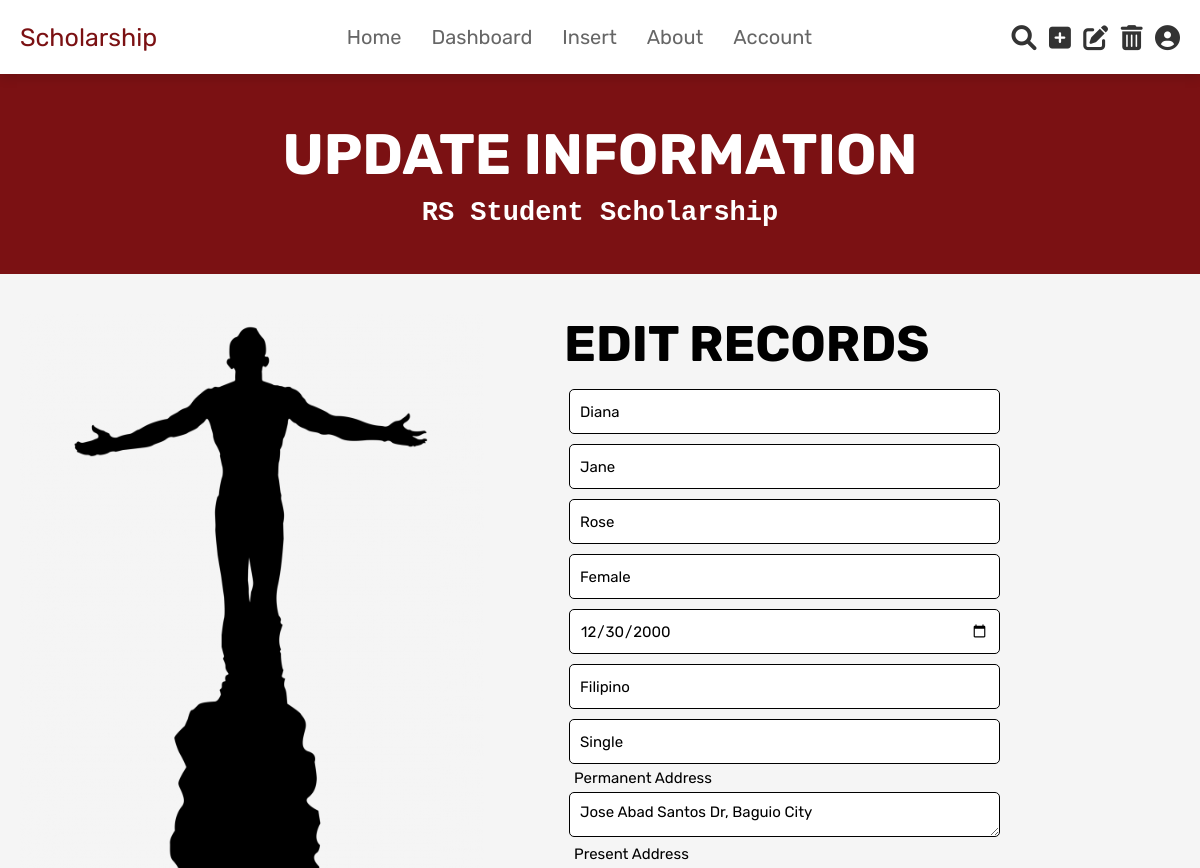
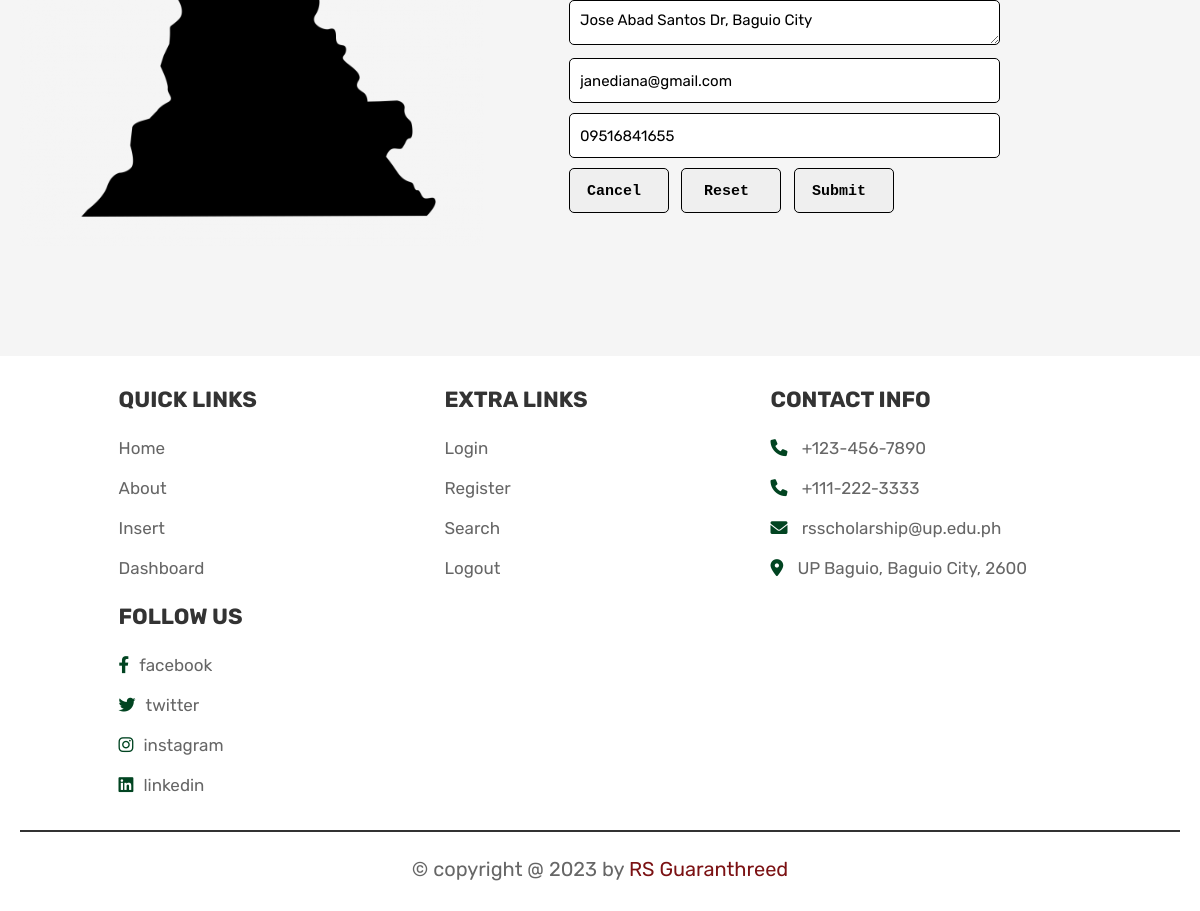
Page /updating-basic-info.php?edit=20184526 (signed in) on the committed database (2 pictures, top to bottom).
### tables this page shows
CREATE TABLE `scholar_basic_info` (
  `Student_ID` int(10) NOT NULL,
  `last_name` varchar(30) NOT NULL,
  `given_name` varchar(30) NOT NULL,
  `middle_name` varchar(30) NOT NULL,
  `sex` varchar(10) NOT NULL,
  `birthdate` date NOT NULL,
  `citizenship` varchar(30) NOT NULL,
  `civil_status` varchar(30) NOT NULL,
  `permanent_address` varchar(100) NOT NULL,
  `present_address` varchar(100) NOT NULL,
  `email_address` varchar(100) NOT NULL,
  `mobile_number` varchar(11) NOT NULL
);

### updating-basic-info.php (the view, shortened to what this page needs)
<!DOCTYPE html>
<html lang="en">
<head>
   <link rel="stylesheet" href="https://cdnjs.cloudflare.com/ajax/libs/font-awesome/6.0.0/css/all.min.css">
   <link rel="stylesheet" href="css/home_style.css">
</head>
<body>
    <?php @include 'header.php'; ?>
    <section class="heading">
    <h3>update information</h3 >
    <h4>RS Student Scholarship</h4>
    </section>
    <section class="update-content">
    <div class="update-container">
        <div class="update-left">
            <img class="up" src="images/oblation.png"/>
        </div>
        <?php
        if(isset($_GET['edit'])){
            $id = $_GET['edit'];
        }
        $query = "SELECT * FROM `scholar_basic_info` WHERE `Student_ID`= '$id'";
        $result = mysqli_query($conn, $query) or die(mysqli_error($conn));
        while($rows = mysqli_fetch_array($result)){
            $lastname = $rows['last_name'];
            $givenname = $rows['given_name'];
            $middlename = $rows['middle_name'];
            $Sex = $rows['sex'];
            $Birthdate = $rows['birthdate'];
            $Citizenship = $rows['citizenship'];
            $Civil_status = $rows['civil_status'];
            $Permanent_address = $rows['permanent_address'];
            $Present_address = $rows['present_address'];
            $Email_address = $rows['email_address'];
            $Mobile_number= $rows['mobile_number'];
        }
  ?>
        <div class="update-right">
        <h1 class="edit-info">EDIT RECORDS</h1>
        <form method="POST" action="updated-basic-info.php">
        <div class="form-group">
        <input placeholder="Last Name" name="last_name" class="box" value="<?php echo $lastname;?>">
        </div>
        <div class="form-group">
        <input  placeholder="Given Name" name="given_name" class="box" value="<?php echo $givenname;?>">
        </div>
        <div class="form-group">
        <input  placeholder="Middle Name" name="middle_name" class="box" value="<?php echo $middlename;?>">
        </div>
        <div class="form-group">
        <input placeholder="Sex" name="sex" class="box" value="<?php echo $Sex;?>">
        </div>
        <div class="form-group">
        <input type="date" placeholder="Birthdate" name="birthdate" class="box" value="<?php echo $Birthdate;?>">
        </div>
        <div class="form-group">
        <input  placeholder="Citizenship" name="citizenship" class="box" value="<?php echo $Citizenship;?>">
        </div>
        <div class="form-group">
        <input placeholder="Civil Status" name="civil_status" class="box" value="<?php echo $Civil_status;?>">
        </div>
        <div class="form-group">
        <label style="font-size: 15px">Permanent Address</label></br>
        <textarea name="permanent_address" rows ="2" class="box" ><?php echo $Permanent_address;?></textarea>
        </div>
        <div class="form-group">
        <label style="font-size: 15px">Present Address</label></br>
        <textarea name="present_address" rows ="2" class="box" ><?php echo $Present_address;?></textarea>
        </div>
        <div class="form-group">
        <input type="email" placeholder="Email Address" name="email_address" class="box" value="<?php echo $Email_address;?>">
        </div>
        <div class="form-group">
        <input placeholder="Mobile Number" name="mobile_number" class="box" value="<?php echo $Mobile_number;?>">
        </div>
        <div class="form-group">
        <button type="button" class="button" onclick = "cancel()">Cancel</button>
        <input type="reset" class="button" value="Reset">
        <input type="submit" name="submit" class="button" value="Submit">
        </div>
    </form>
        </div>
    </div>
    </section>
<?php @include 'footer.php'; ?>
</body>
</html>

### css/home_style.css (style rules this page uses)
:root { --pink:#e84393; --red:#c0392b; --orange:#f39c12; --black:#333; --white:#fff; --light-color:#666; --light-white:#ccc; --light-bg:#f5f5f5; --forest-green : #014421; --maroon : #7b1113; --gold : #FFD700; --gray: #676767; --border:.2rem solid var(--black); --box-shadow:0 .5rem 1rem rgba(0,0,0,.1); }
* { font-family: 'Rubik', sans-serif; margin:0; padding:0; box-sizing: border-box; outline: none; border:none; text-decoration: none; transition:all .2s linear; }
html { font-size: 62.5%; overflow-x: hidden; scroll-behavior: smooth; scroll-padding-top: 6.5rem; }
body { background: var(--light-bg); }
section { padding:3rem 2rem; }
.heading { display: flex; flex-flow: column; align-items: center; justify-content: center; gap:1rem; background-color: var(--maroon); text-align: center; min-height: 25vh; }
.heading h3 { font-size: 5.7rem; color:var(--white); text-transform: uppercase; }
.heading h4 { font-size: 2.7rem; color:var(--white); font-family: 'Courier New', Courier, monospace; }
.update-content { width: 100%; min-height: 110vh; }
.update-content .update-container { min-height: 110vh; }
.update-content .update-container .update-left { float: left; width: 40%; }
.update-content .update-container .update-left .up { height: 100vh; width: 100%; }
.update-content .update-container .update-right { margin-left: 40%; margin-top: 3rem; }
.update-content .update-container .update-right .form-group { margin-left: 8rem; }
.update-content .update-container .box { width: 70%; height: 4.5rem; padding: 1rem 1rem; font-size: 1.5rem; border: 1px solid; margin:0.5rem 0.5rem; margin-bottom: 0.5rem; border-radius: 0.5rem; }
.update-content .update-container .button { height: 4.5rem; width: 10rem; font-size: 1.5rem; font-family: 'Courier New', Courier, monospace; font-weight: bold; padding-right: 1rem; margin:0.5rem 0.5rem; padding-top: 0.2rem; border: 1px solid; margin-bottom: 0.5rem; border-radius: 0.5rem; }
.update-content .update-container .update-right .edit-info { font-size: 5rem; margin-left: 8rem; margin-top: -2rem; margin-bottom: 1rem; }
h1 { font-size:17px; margin-left: 1rem; margin-top:1rem; }
label { font-size: 13px; margin-left: 1rem; }

### rows in the picture
scholar_basic_info: last_name "Diana", given_name "Jane", middle_name "Rose", sex "Female", birthdate "12/30/2000", citizenship "Filipino", civil_status "Single", permanent_address "Jose Abad Santos Dr, Baguio City", present_address "Jose Abad Santos Dr, Baguio City", email_address "janediana@gmail.com", mobile_number "09516841655"
